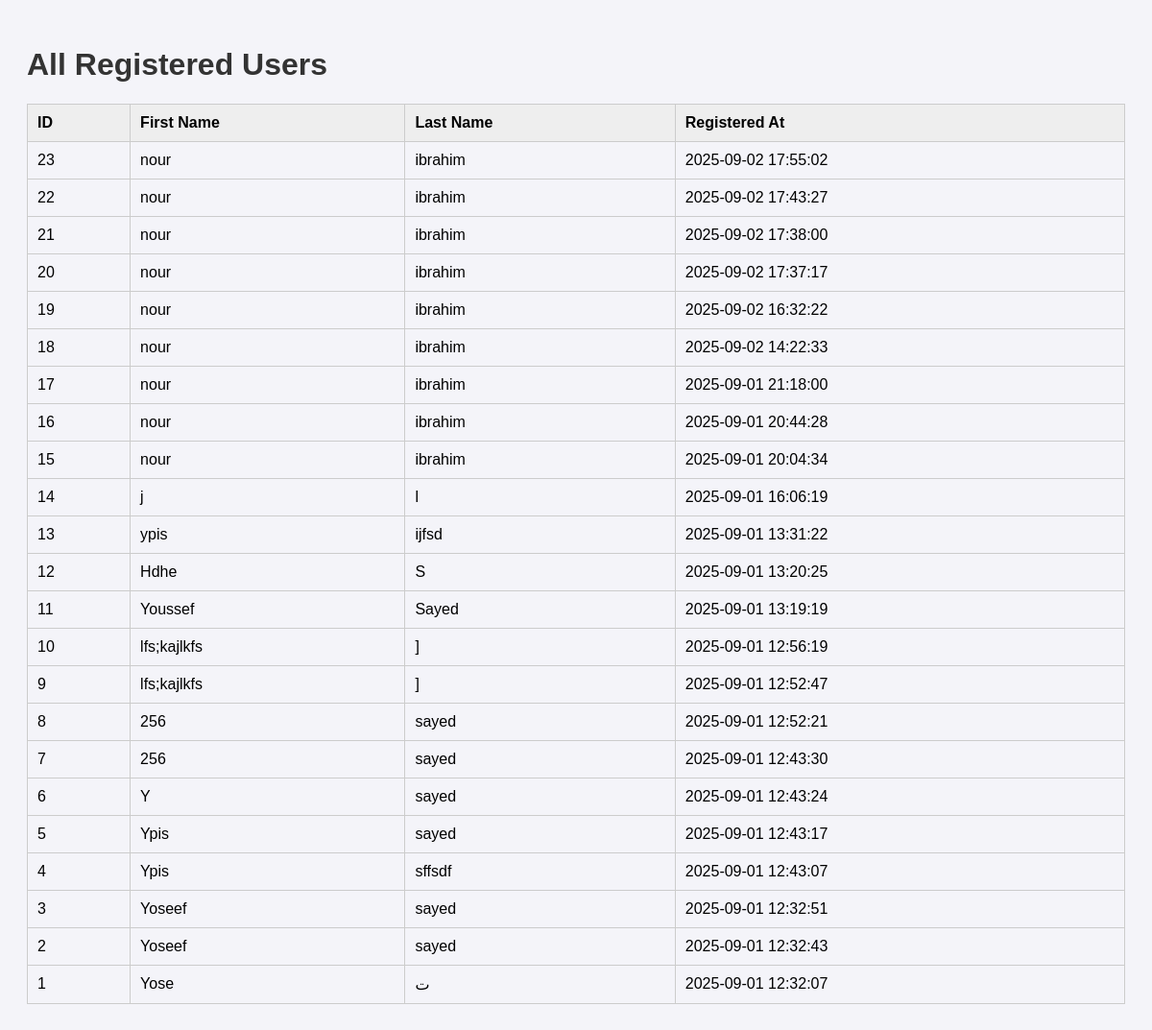
The app's page /all_users, older data.
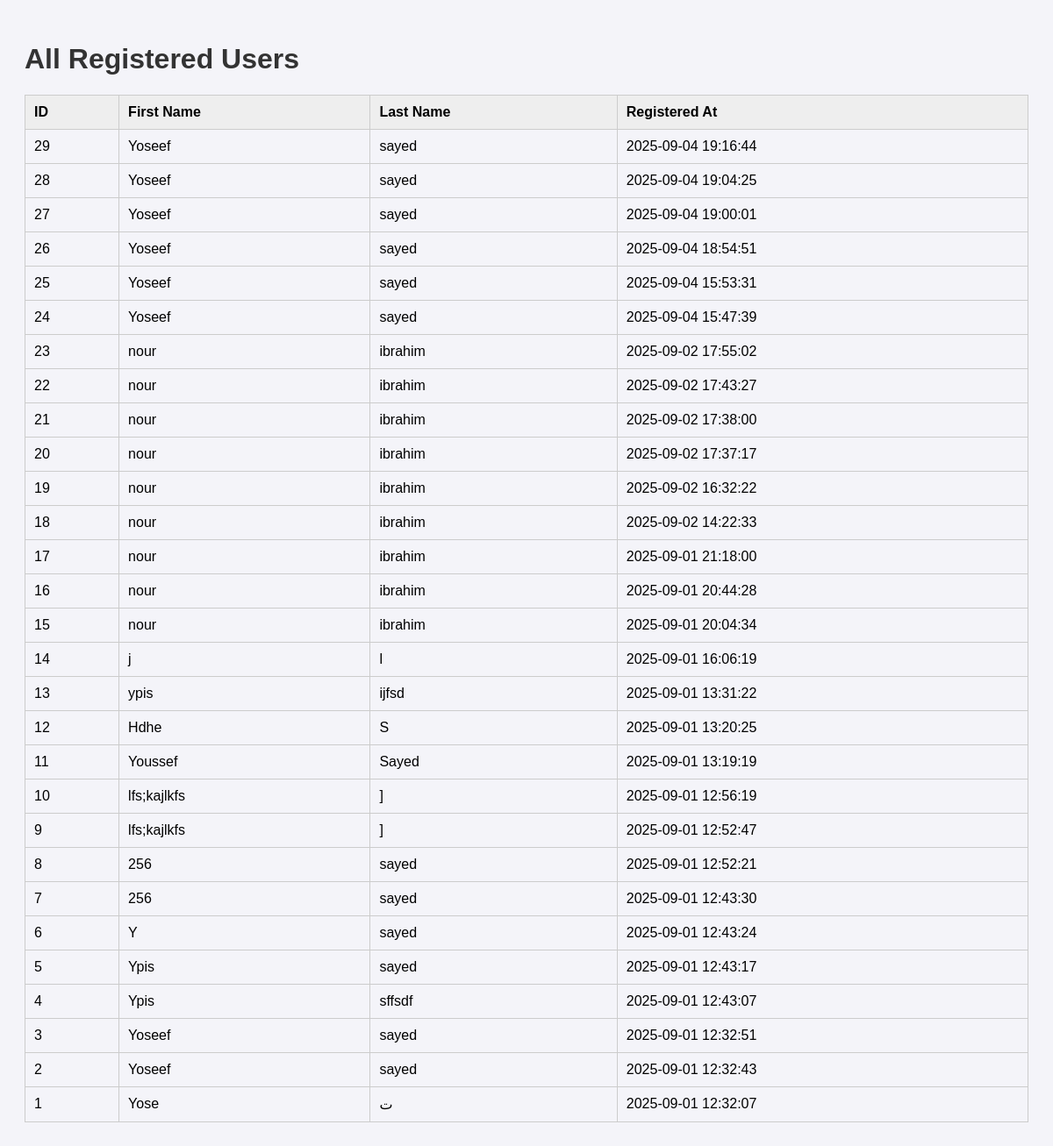
The same page, newer data.
### tables this page shows
CREATE TABLE users (
        id INTEGER PRIMARY KEY AUTOINCREMENT,
        first_name TEXT NOT NULL,
        last_name TEXT NOT NULL,
        created_at TIMESTAMP DEFAULT CURRENT_TIMESTAMP
    );

### app.py (the view)
@app.route("/all_users")
def all_users():
    users = db.execute("SELECT * FROM users ORDER BY created_at DESC")
    return render_template("all_users.html", users=users)

### templates/all_users.html (shortened to what this page needs)
<!doctype html>
<html lang="en">
<head>
</head>
<body>
  <h1>All Registered Users</h1>
  <table>
    <tr>
      <th>ID</th>
      <th>First Name</th>
      <th>Last Name</th>
      <th>Registered At</th>
    </tr>
    {% for user in users %}
    <tr>
      <td>{{ user.id }}</td>
      <td>{{ user.first_name }}</td>
      <td>{{ user.last_name }}</td>
      <td>{{ user.created_at }}</td>
    </tr>
    {% endfor %}
  </table>
</body>
</html>

### templates/all_users.html (style rules this page uses)
body { font-family: Arial, sans-serif; padding: 20px; background: #f4f4f9; }
h1 { color: #333; }
table { width: 100%; border-collapse: collapse; margin-top: 20px; }
th, td { padding: 10px; border: 1px solid #ccc; text-align: left; }
th { background: #eee; }

Row changes from the older to the newer data that the page shows:
added users: id "29", first_name "Yoseef", last_name "sayed", created_at "2025-09-04 19:16:44"
added users: id "28", first_name "Yoseef", last_name "sayed", created_at "2025-09-04 19:04:25"
added users: id "27", first_name "Yoseef", last_name "sayed", created_at "2025-09-04 19:00:01"
added users: id "26", first_name "Yoseef", last_name "sayed", created_at "2025-09-04 18:54:51"
added users: id "25", first_name "Yoseef", last_name "sayed", created_at "2025-09-04 15:53:31"
added users: id "24", first_name "Yoseef", last_name "sayed", created_at "2025-09-04 15:47:39"
